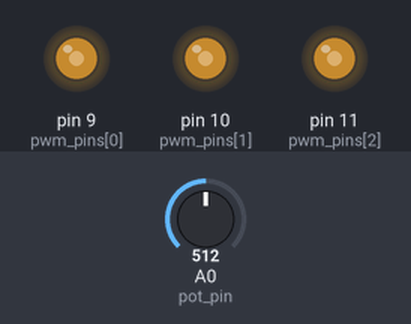
Recording of a sketch running on a simulated Arduino Uno, built with avr-gcc and run on an emulated ATmega328P. On the bench: output pins drawn as LEDs (lit = HIGH). The test bench sets the inputs (shaded band); at power-on: A0 (pot_pin) = 512.

Above: at 1.2 s.
1.3 s: A0 (pot_pin) set to 716
At 2.1 s:
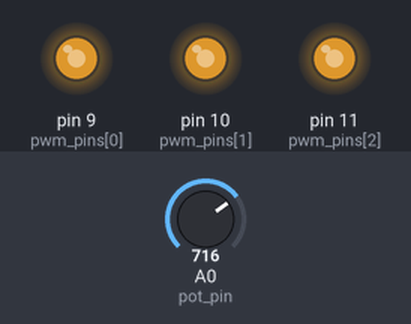
2.8 s: A0 (pot_pin) set to 900
At 3.2 s:
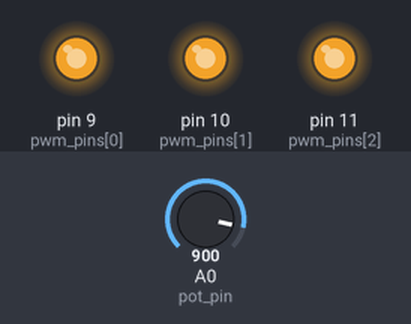
4.3 s: A0 (pot_pin) set to 122
At 5.5 s:
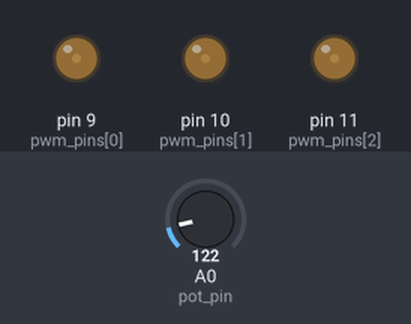
5.8 s: A0 (pot_pin) set to 0
At 6.7 s:
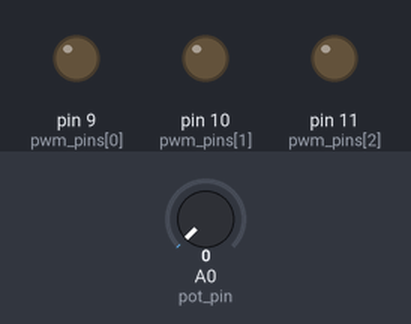
Timing chart, 0 to 8.3 s (numbered marks = the images above; inputs shaded):
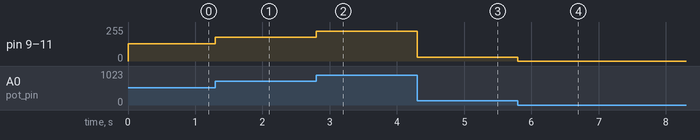

The sketch:

fan_controller.ino
```cpp
/*
 * Control a PC fan with arduino.
 * (c) 2021 Bob Copeland
 * GPLv2 or later.
 *
 * This sketch for Arduino NG assumes a pot is hooked between +5V and GND
 * with the wiper attached to Analog In 0.  The fan is connected to
 *
 *    PWM, [nothing], +9V, GND
 *
 * according to fan pinout, where PWM is any of 9, 10, 11.  All are
 * programmed with duty cycle according to the pot.
 */
#define ARRAY_SIZE(a) (sizeof(a)/sizeof(a[0]))

int pwm_pins[] = { 9, 10, 11 };
int pot_pin = A0;

void setup()
{
    unsigned int i;
    pinMode(pot_pin, INPUT);
    for (i=0; i < ARRAY_SIZE(pwm_pins); i++) {
        pinMode(pwm_pins[i], OUTPUT);
    }
}

void loop()
{
    unsigned int i;
    unsigned int val = analogRead(pot_pin);
    for (i=0; i < ARRAY_SIZE(pwm_pins); i++) {
        analogWrite(pwm_pins[i], val >> 2);
    }
}
```

Measured:
- after the input at 1.3 s, pin 9 (pwm_pins[0]), pin 10 (pwm_pins[1]), pin 11 (pwm_pins[2]): 128/255 → 179/255 at once
- after the input at 2.8 s, pin 9 (pwm_pins[0]), pin 10 (pwm_pins[1]), pin 11 (pwm_pins[2]): 179/255 → 225/255 at once
- after the input at 4.3 s, pin 9 (pwm_pins[0]), pin 10 (pwm_pins[1]), pin 11 (pwm_pins[2]): 225/255 → 30/255 at once
- after the input at 5.8 s, pin 9 (pwm_pins[0]), pin 10 (pwm_pins[1]), pin 11 (pwm_pins[2]): 30/255 → 0/255 at once
